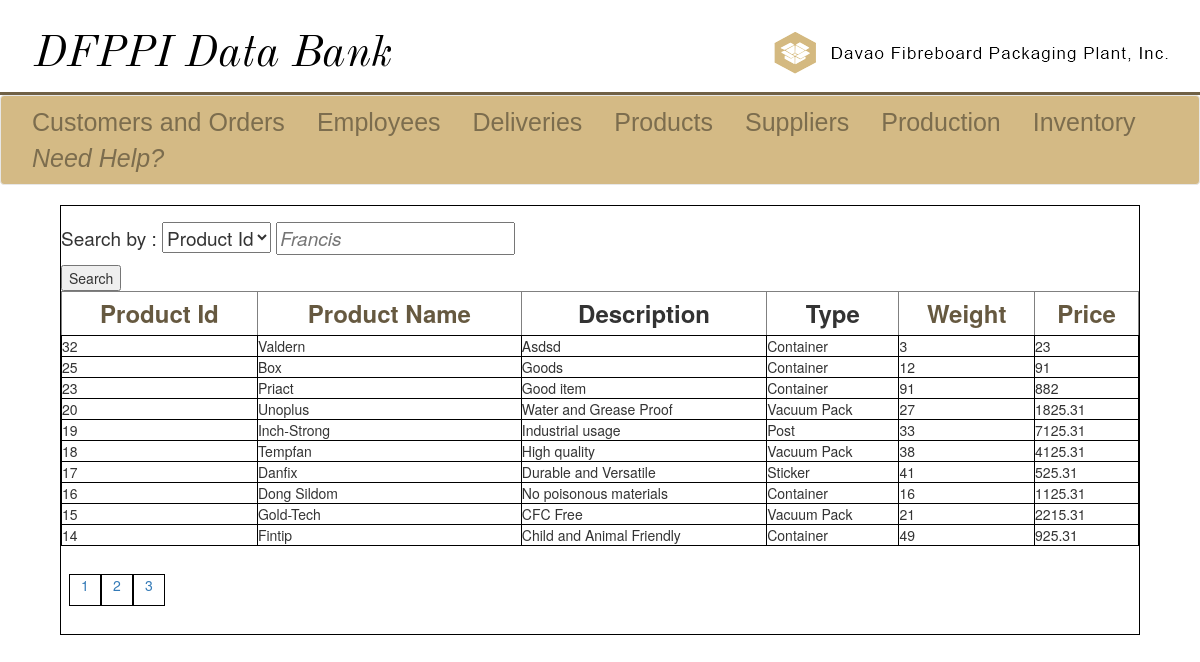
Before: /products-view.php?choice=1&srch=1&direction=DESC&order=p_Id&page=1 with the older database file.
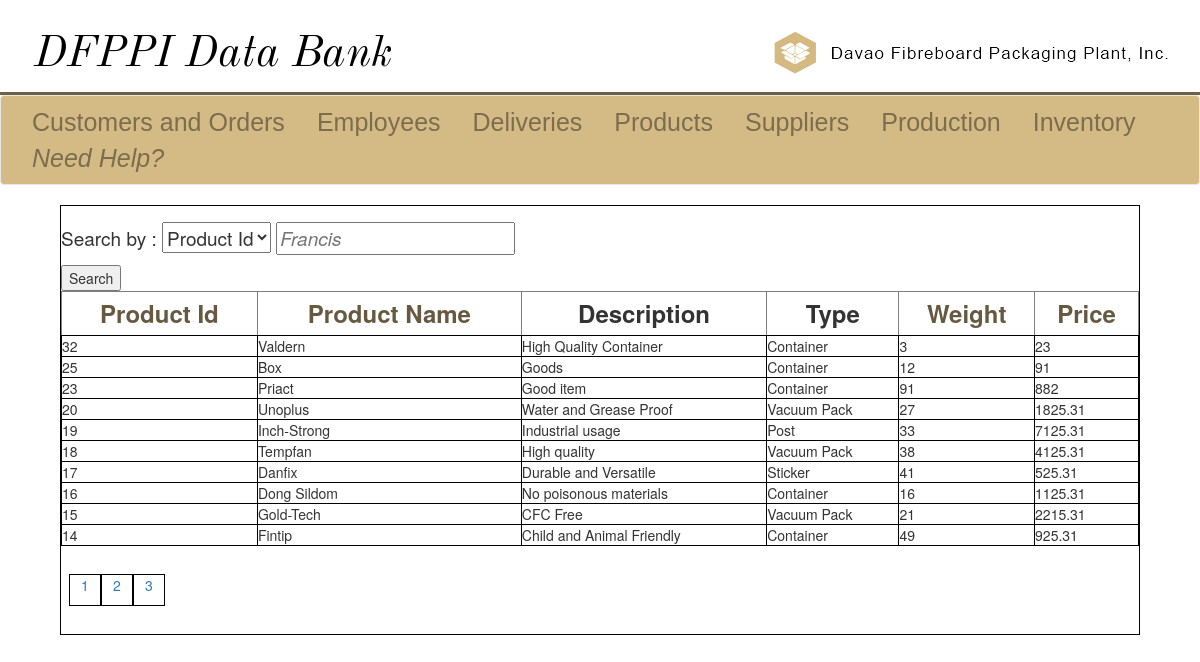
After: the same page with the newer database file.
### tables this page shows
CREATE TABLE `products` (
  `p_Id` int(11) NOT NULL,
  `p_name` varchar(32) NOT NULL,
  `p_descp` varchar(128) NOT NULL,
  `p_type` enum('Container','Vacuum Pack','Strap','Sticker','Post','General') NOT NULL DEFAULT 'General',
  `p_weight` int(11) NOT NULL COMMENT 'Weight of each product',
  `p_price` double NOT NULL,
  `status` enum('Outdated','In-use') NOT NULL DEFAULT 'In-use'
);

### products-view.php (the view, shortened to what this page needs)
<!DOCTYPE html>
<?php
	include("sql_connect.php");
    $choice = isset($_GET['choice'])? $_GET['choice'] : 1;
    $srch = isset($_GET['srch'])? $_GET['srch'] : 1;
	$numberOfRows = 10;
	$page = isset($_GET['page']) ? $_GET['page'] : 1;
	$limit = ($page - 1) * $numberOfRows;
	$col = isset($_GET['order']) ? $_GET['order'] : "p_Id";
	$dir = isset($_GET['direction']) ? $_GET['direction'] : "ASC";
	$query = "SELECT * FROM products WHERE {$choice} = '{$srch}' ORDER BY {$col} {$dir} LIMIT {$limit}, {$numberOfRows}";
	$result = mysqli_query($conn, $query);
	$query2 = "SELECT COUNT(*) as rowCount FROM products WHERE {$choice} = '{$srch}';";
	$result2 = mysqli_query($conn, $query2);
	$totalRows = mysqli_fetch_row($result2);
	$numberOfPages = ceil($totalRows[0] / $numberOfRows);
?>
<html>
	<head>
		<link rel = "stylesheet" href = "css/bootstrap.min.css">
		<link rel = "stylesheet" href = "css/design.css">
	</head>
	<body>
		<div class = "ultra-banner">
			<div class = "left-ub">
				<a href = "home.php"><img id = "left-logo" src = "images/ultra-banner.png" alt = "DFPPI Home"></a>
			</div>
			<div class = "right-ub">
				<a href = "http://www.davaofibre.ph"><img id = "right-logo" src = "images/other.png" alt = "Employee Module"></a>
			</div>
		</div>
		<div class = "line-sep">
		</div>
		<nav class="navbar navbar-default" id = "myNav">
			<div class="container-fluid">
				<ul class="nav navbar-nav">
					<li><a id = "li-a" href = "customers.php">Customers and Orders</a></li>
					<li><a id = "li-a" href = "employees.php">Employees</a></li>
					<li><a id = "li-a" href = "deliveries.php">Deliveries</a></li>
					<li><a id = "li-a" href = "products.php">Products</a></li>
					<li><a id = "li-a" href = "supplier.php">Suppliers</a></li>
					<li><a id = "li-a" href = "production.php">Production</a></li>
					<li><a id = "li-a" href = "inventory.php">Inventory</a></li>
					<li><a id = "li-a" href = "docs/manual.html"><i>Need Help?</i></a></li>
				</ul>
			</div>
		</nav>
		<div class = "main-view">
			<div class = "top-div">
				<form action = "products-view.php" method = "get" onsubmit = "return check();" autocomplete="off">
					<p class = "form-body">Search by :
					<select id = "choice" name = "choice">
                    <option value="p_Id">Product Id</option>
					</select>
					<input type = "text" id = "srch" name = "srch" class = "input-srch" maxlength = 128 autofocus placeholder = "Francis" required>
					</p>
					<input id = "submit" type = "submit" value = "Search">
				</form>
			</div>
			<div class = "bot-div">
            <?php
                echo "<table class= 'table-set' border='1' cellspacing='1' cellpadding='3' style='width:100%;font-size:20;'>";
                $ndir = ($col == "p_Id" && $dir == "ASC") ? "DESC" : "ASC";
                echo "<th><a href='products-view.php?choice={$choice}&srch={$srch}&direction={$ndir}&order=p_Id&page={$page}'>Product Id</a></th>";
                $ndir = ($col == "p_name" && $dir == "ASC") ? "DESC" : "ASC";
                echo "<th><a href='products-view.php?choice={$choice}&srch={$srch}&direction={$ndir}&order=p_name&page={$page}'>Product Name</a></th>";
                echo "<th>Description</th>";
                echo "<th>Type</th>";
                $ndir = ($col == "p_weight" && $dir == "ASC") ? "DESC" : "ASC";
                echo "<th><a href='products-view.php?choice={$choice}&srch={$srch}&direction={$ndir}&order=p_weight&page={$page}'>Weight</a></th>";
                $ndir = ($col == "p_price" && $dir == "ASC") ? "DESC" : "ASC";
                echo "<th><a href='products-view.php?choice={$choice}&srch={$srch}&direction={$ndir}&order=p_price&page={$page}'>Price</a></th>";
                while($row = mysqli_fetch_assoc($result)){
                    echo "<tr>";
                    echo "<td>{$row["p_Id"]}</td>";
                    echo "<td>{$row["p_name"]}</td>";
                    echo "<td>{$row["p_descp"]}</td>";
                    echo "<td>{$row["p_type"]}</td>";
                    echo "<td>{$row["p_weight"]}</td>";
                    echo "<td>{$row["p_price"]}</td>";
                    echo "</tr>";
                }
                echo "</table>";
            ?>
            <div class = 'pagination'>
                <ul>
                <?php
                    for($i = 1; $i <= $numberOfPages; $i++){
                        echo "<li><a href='products-view.php?choice={$choice}&srch={$srch}&direction={$dir}&order={$col}&page={$i}'>{$i}</a></li>";
                    }
                ?>
                </ul>
            </div>
			</div>
		</div>
	</body>
</html>

Changed rows visible on the page:
changed products "Valdern": p_descp "Asdsd" → "High Quality Container"
